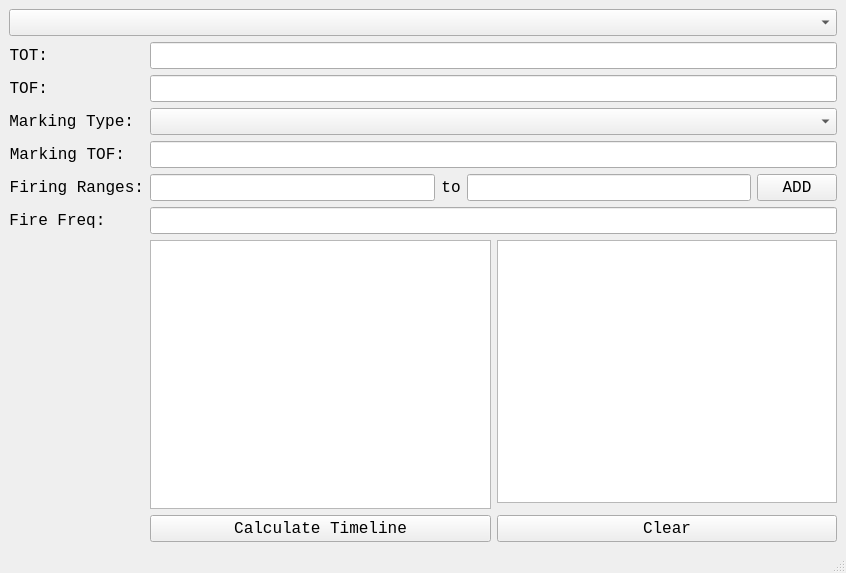
<?xml version="1.0" encoding="UTF-8"?>
<ui version="4.0">
 <class>MainWindow</class>
 <widget class="QMainWindow" name="MainWindow">
  <property name="geometry">
   <rect>
    <x>0</x>
    <y>0</y>
    <width>846</width>
    <height>573</height>
   </rect>
  </property>
  <property name="windowTitle">
   <string>SEAD Timeline Calculator</string>
  </property>
  <widget class="QWidget" name="centralwidget">
   <layout class="QVBoxLayout" name="verticalLayout_2">
    <item>
     <widget class="QComboBox" name="fireTypeSelector">
      <property name="font">
       <font>
        <family>Consolas</family>
        <pointsize>12</pointsize>
       </font>
      </property>
      <property name="currentText">
       <string/>
      </property>
      <property name="placeholderText">
       <string>Continuous</string>
      </property>
     </widget>
    </item>
    <item>
     <layout class="QFormLayout" name="formLayout">
      <item row="1" column="0">
       <widget class="QLabel" name="TOTLabel">
        <property name="font">
         <font>
          <family>Consolas</family>
          <pointsize>12</pointsize>
         </font>
        </property>
        <property name="text">
         <string>TOT:</string>
        </property>
        <property name="alignment">
         <set>Qt::AlignRight|Qt::AlignTrailing|Qt::AlignVCenter</set>
        </property>
       </widget>
      </item>
      <item row="1" column="1">
       <widget class="QLineEdit" name="input_2">
        <property name="font">
         <font>
          <family>Consolas</family>
          <pointsize>12</pointsize>
         </font>
        </property>
       </widget>
      </item>
      <item row="2" column="0">
       <widget class="QLabel" name="TOFLabel">
        <property name="font">
         <font>
          <family>Consolas</family>
          <pointsize>12</pointsize>
         </font>
        </property>
        <property name="text">
         <string>TOF:</string>
        </property>
        <property name="alignment">
         <set>Qt::AlignRight|Qt::AlignTrailing|Qt::AlignVCenter</set>
        </property>
       </widget>
      </item>
      <item row="2" column="1">
       <widget class="QLineEdit" name="input_1">
        <property name="font">
         <font>
          <family>Consolas</family>
          <pointsize>12</pointsize>
         </font>
        </property>
       </widget>
      </item>
      <item row="3" column="0">
       <widget class="QLabel" name="MarkingTypeLabel">
        <property name="font">
         <font>
          <family>Consolas</family>
          <pointsize>12</pointsize>
         </font>
        </property>
        <property name="text">
         <string>Marking Type:</string>
        </property>
        <property name="alignment">
         <set>Qt::AlignRight|Qt::AlignTrailing|Qt::AlignVCenter</set>
        </property>
       </widget>
      </item>
      <item row="3" column="1">
       <widget class="QComboBox" name="MarkingSelector">
        <property name="font">
         <font>
          <family>Consolas</family>
          <pointsize>12</pointsize>
         </font>
        </property>
        <property name="placeholderText">
         <string>Select Marking Round</string>
        </property>
       </widget>
      </item>
      <item row="4" column="0">
       <widget class="QLabel" name="MarkingTOFLabel">
        <property name="font">
         <font>
          <family>Consolas</family>
          <pointsize>12</pointsize>
         </font>
        </property>
        <property name="text">
         <string>Marking TOF:</string>
        </property>
        <property name="alignment">
         <set>Qt::AlignRight|Qt::AlignTrailing|Qt::AlignVCenter</set>
        </property>
       </widget>
      </item>
      <item row="4" column="1">
       <widget class="QLineEdit" name="input_5">
        <property name="font">
         <font>
          <family>Consolas</family>
          <pointsize>12</pointsize>
         </font>
        </property>
       </widget>
      </item>
      <item row="6" column="0">
       <widget class="QLabel" name="FireFreqLabel">
        <property name="font">
         <font>
          <family>Consolas</family>
          <pointsize>12</pointsize>
         </font>
        </property>
        <property name="text">
         <string>Fire Freq: </string>
        </property>
        <property name="alignment">
         <set>Qt::AlignRight|Qt::AlignTrailing|Qt::AlignVCenter</set>
        </property>
       </widget>
      </item>
      <item row="6" column="1">
       <widget class="QLineEdit" name="input_3">
        <property name="font">
         <font>
          <family>Consolas</family>
          <pointsize>12</pointsize>
         </font>
        </property>
       </widget>
      </item>
      <item row="5" column="1">
       <layout class="QHBoxLayout" name="horizontalLayout">
        <item>
         <widget class="QLineEdit" name="input_6">
          <property name="font">
           <font>
            <family>Consolas</family>
            <pointsize>12</pointsize>
           </font>
          </property>
         </widget>
        </item>
        <item>
         <widget class="QLabel" name="FiringRangesLabel_2">
          <property name="font">
           <font>
            <family>Consolas</family>
            <pointsize>12</pointsize>
           </font>
          </property>
          <property name="layoutDirection">
           <enum>Qt::LeftToRight</enum>
          </property>
          <property name="text">
           <string>to</string>
          </property>
          <property name="alignment">
           <set>Qt::AlignCenter</set>
          </property>
         </widget>
        </item>
        <item>
         <widget class="QLineEdit" name="input_7">
          <property name="font">
           <font>
            <family>Consolas</family>
            <pointsize>12</pointsize>
           </font>
          </property>
         </widget>
        </item>
        <item>
         <widget class="QPushButton" name="AddFiringRangeButton">
          <property name="font">
           <font>
            <family>Consolas</family>
            <pointsize>12</pointsize>
           </font>
          </property>
          <property name="text">
           <string>ADD</string>
          </property>
         </widget>
        </item>
       </layout>
      </item>
      <item row="5" column="0">
       <widget class="QLabel" name="FiringRangesLabel">
        <property name="font">
         <font>
          <family>Consolas</family>
          <pointsize>12</pointsize>
         </font>
        </property>
        <property name="text">
         <string>Firing Ranges:</string>
        </property>
        <property name="alignment">
         <set>Qt::AlignRight|Qt::AlignTrailing|Qt::AlignVCenter</set>
        </property>
       </widget>
      </item>
      <item row="7" column="1">
       <layout class="QGridLayout" name="gridLayout_2">
        <item row="2" column="0">
         <widget class="QPushButton" name="CalculateTimelineButton">
          <property name="font">
           <font>
            <family>Consolas</family>
            <pointsize>12</pointsize>
           </font>
          </property>
          <property name="text">
           <string>Calculate Timeline</string>
          </property>
         </widget>
        </item>
        <item row="0" column="1">
         <widget class="QTextBrowser" name="FiringRangesDisplay">
          <property name="font">
           <font>
            <family>Consolas</family>
            <pointsize>12</pointsize>
           </font>
          </property>
         </widget>
        </item>
        <item row="2" column="1">
         <widget class="QPushButton" name="clearButton">
          <property name="font">
           <font>
            <family>Consolas</family>
            <pointsize>12</pointsize>
           </font>
          </property>
          <property name="text">
           <string>Clear</string>
          </property>
         </widget>
        </item>
        <item row="0" column="0" rowspan="2">
         <widget class="QTextBrowser" name="TimelineDisplay">
          <property name="font">
           <font>
            <family>Consolas</family>
            <pointsize>12</pointsize>
           </font>
          </property>
         </widget>
        </item>
       </layout>
      </item>
     </layout>
    </item>
   </layout>
  </widget>
  <widget class="QMenuBar" name="menubar">
   <property name="geometry">
    <rect>
     <x>0</x>
     <y>0</y>
     <width>846</width>
     <height>26</height>
    </rect>
   </property>
  </widget>
  <widget class="QStatusBar" name="statusbar"/>
 </widget>
 <tabstops>
  <tabstop>input_2</tabstop>
  <tabstop>input_1</tabstop>
  <tabstop>MarkingSelector</tabstop>
  <tabstop>input_5</tabstop>
  <tabstop>input_6</tabstop>
  <tabstop>input_7</tabstop>
  <tabstop>AddFiringRangeButton</tabstop>
  <tabstop>input_3</tabstop>
  <tabstop>CalculateTimelineButton</tabstop>
  <tabstop>clearButton</tabstop>
  <tabstop>FiringRangesDisplay</tabstop>
  <tabstop>TimelineDisplay</tabstop>
 </tabstops>
 <resources/>
 <connections/>
</ui>
